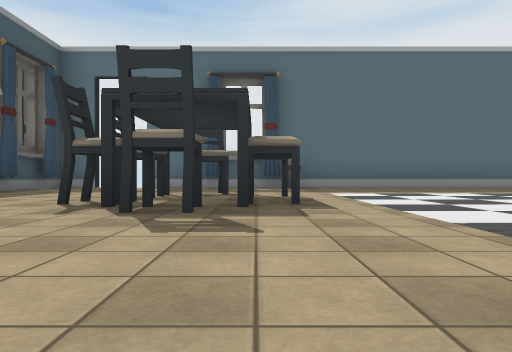
View 1 (above)

15 first-person views from a walk through a scene from a Unity 3-D project. The camera is 0.24 m above the floor, looks level and sees 70° across. Doors are open. The floor is counted in squares, 1 m on a side. Each view is taken from the middle of a square. On the plan, view 1 faces up. The plan holds only what a view shows up to about 9 squares ahead; the rest is blank. The place goes on beyond the plan. Some surface patterns are stand-ins.

View 2
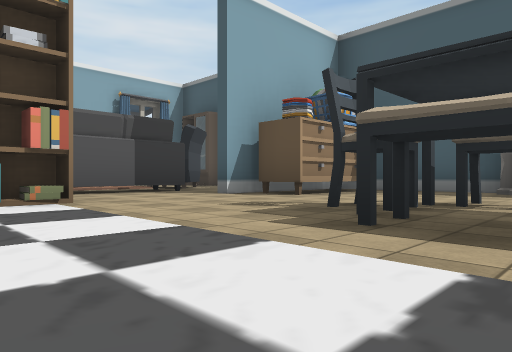

View 3
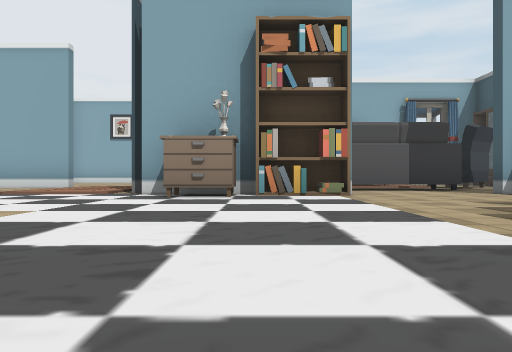

View 4
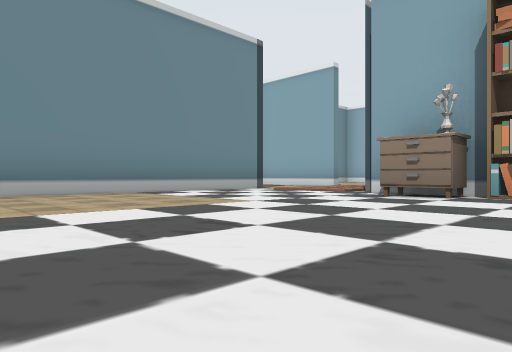

View 5
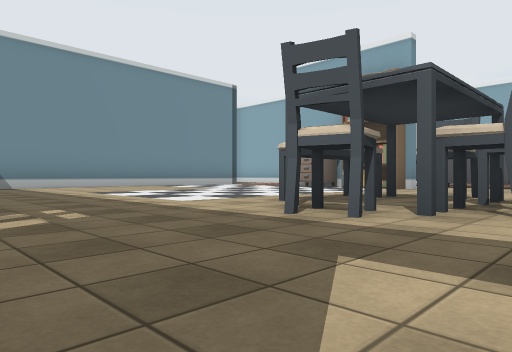

View 6
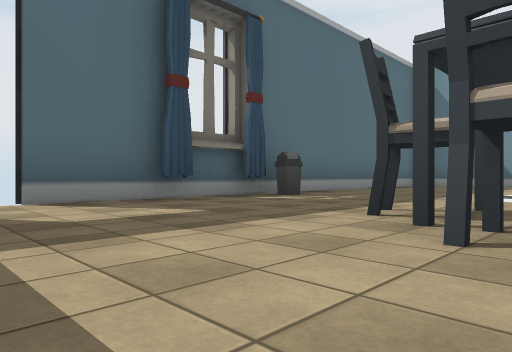

View 7
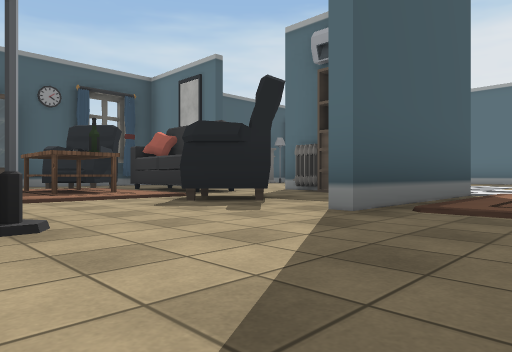

View 8
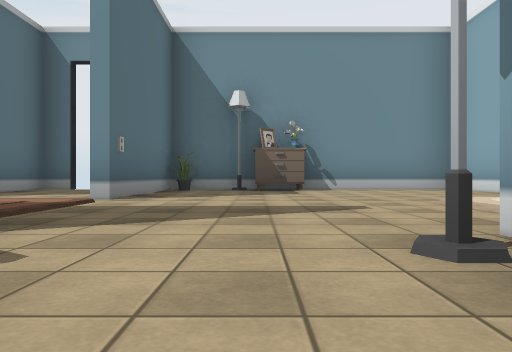

View 9
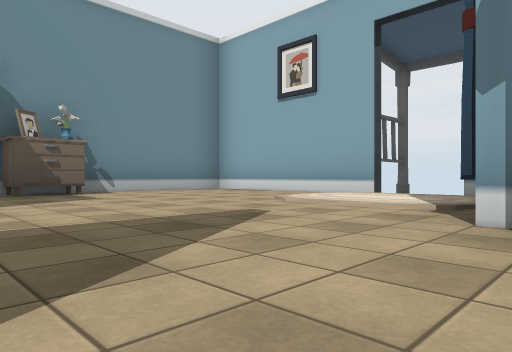

View 10
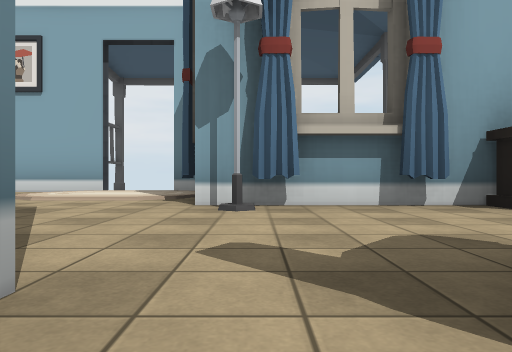

View 11
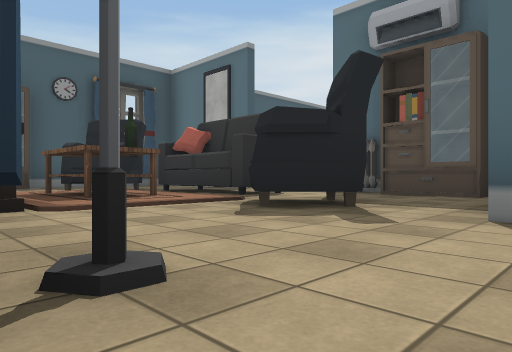

View 12
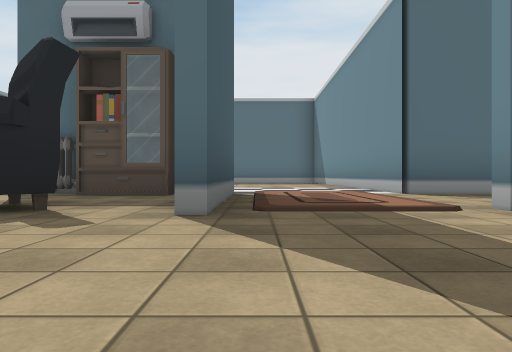

View 13
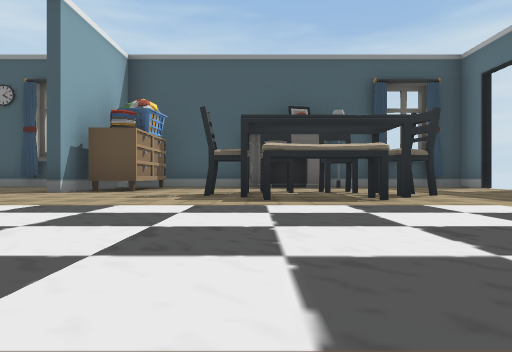

View 14
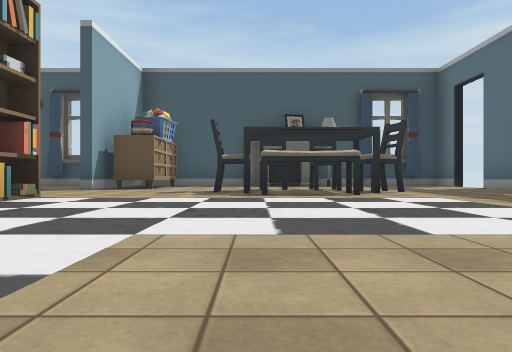

View 15
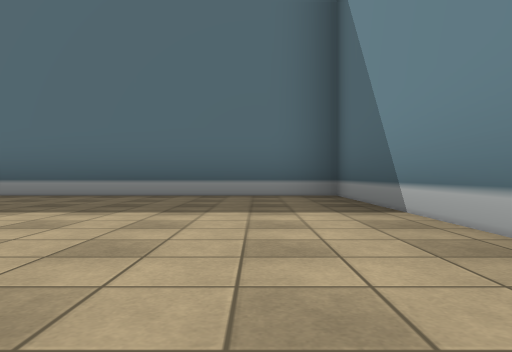

### Floor plan
Points are (right, up) in squares from view 1. A wall is a line through its corners. A room is listed if a view was taken in it or the views show most of it. See-through windows are left out.
Room 1 (views 1, 2, 3, 4, 8, 13, 14, 15)
walls: (2.4, 0.2) (3.7, 0.2); (3.7, -0.5) (3.7, 0); (-4, -0.2) (-4, -3.1); (6, -0.2) (6, 7.5) (-0.5, 7.5); (1, -5) (2.6, -5)
ways out: opening at (-1, 1.5) to room 2; opening at (0, 6) to room 2; opening at (3, -3) to room 3; opening at (5, 0) to room 4
objects: other object (-4, -4); sofa (-3, -3) to (-2, -2); table (-1, -3) to (0, -3); sofa (-1, -2) to (0, -1); chair (-1, 2) to (0, 2); chair (0, 3) to (0, 4); other object (1, 0); bin (1, 7); sofa (2, -3) to (2, -2); bookshelf (2, -1); other object (2, 0); dresser (3, 1)
Room 2 (views 5, 6)
walls: (-4, 3) (-4, 0.2) (-1.1, 0.2); (-3.2, 7.5) (-4, 7.5); (-3.2, 7.7) (-4, 7.7) (-4, 5.6); (-0.6, 7.4) (-0.9, 7.3) (-1.1, 7.4); (-0.5, 7.5) (-2.2, 7.5)
ways out: opening at (-1, 1.5) to room 1; opening at (0, 6) to room 1; open door at (-2.5, 8)
objects: fireplace (-4, 4); lamp (-4, 5); dresser (-3, 1) to (-2, 1); chair (-2, 3); chair (-2, 4); chair (-1, 5)
Room 3 (views 7, 9, 10, 11, 12)
walls: (5.2, -7.5) (8.5, -7.5) (8.5, -2.5) (5.6, -2.5); (3.7, -1.5) (3.7, -2.9)
ways out: opening at (3, -3) to room 1; opening at (5, -2) to room 4; opening at (6, -8); open door at (5, -8)
objects: lamp (3, -5); dresser (8, -5); lamp (8, -4); other object (8, -3)
Room 4 (no view inside)
walls: (5.6, -2.3) (7.1, -2.3); (8.5, -0.8) (8.5, -0.2) (6, -0.2); (3.7, 0.2) (3.7, -1.5)
ways out: opening at (5, 0) to room 1; opening at (5, -2) to room 3; open door at (8.5, -1)

Where each view was taken, in squares from view 1:
view 1: 0 up, 0 right, facing up
view 2: 4 up, 2 right, facing down-left
view 3: 5 up, 2 right, facing down
view 4: 5 up, 1 right, facing down-right
view 5: 7 up, 2 left, facing down-right
view 6: 4 up, 3 left, facing up-right
view 7: 5 down, 5 right, facing up-left
view 8: 4 down, 2 right, facing right
view 9: 3 down, 3 right, facing down-right
view 10: 2 down, 3 right, facing down
view 11: 5 down, 4 right, facing up-left
view 12: 5 down, 4 right, facing up
view 13: 3 up, 4 right, facing left
view 14: 3 up, 5 right, facing left
view 15: 3 up, 5 right, facing up
